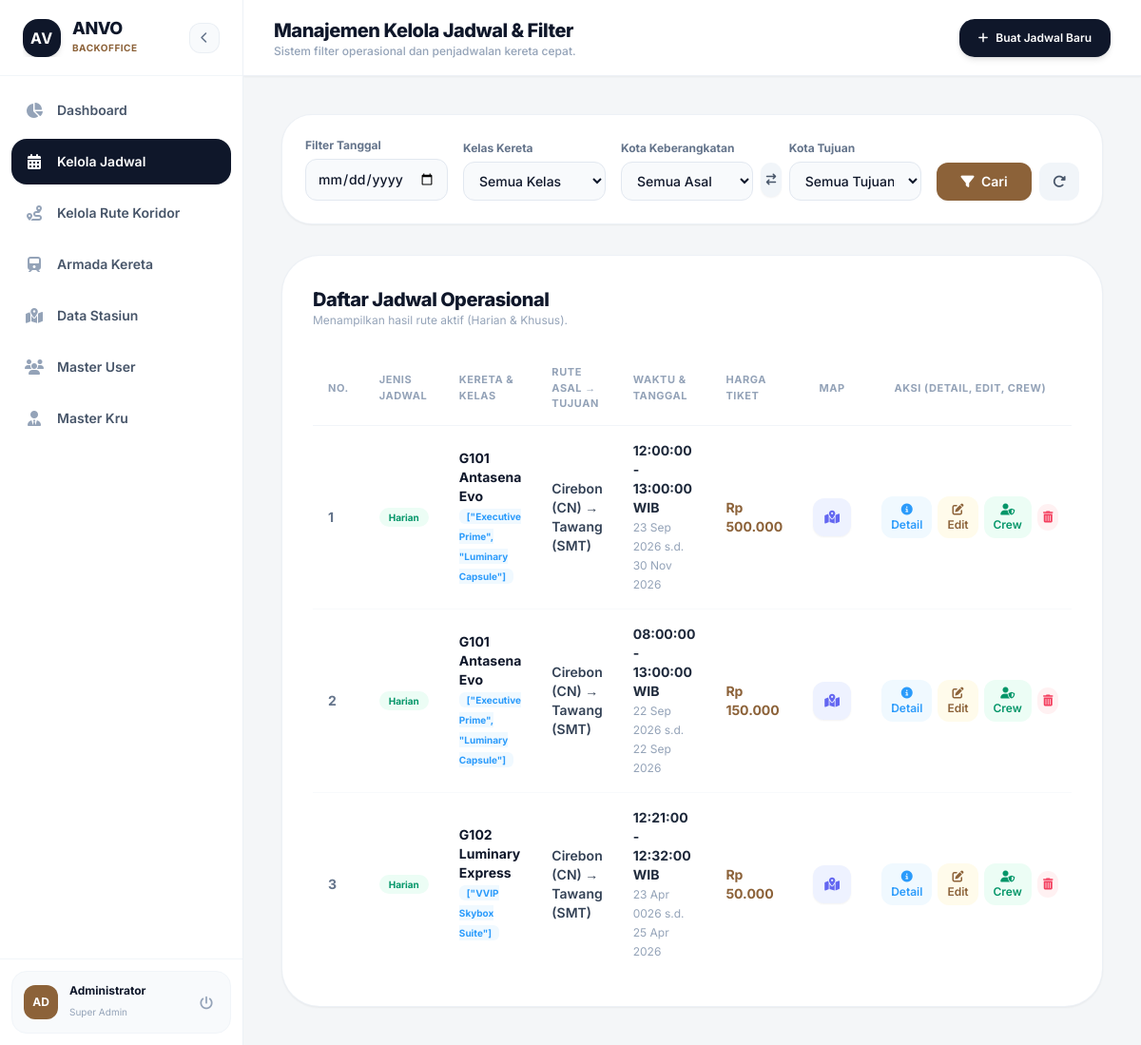
The page /public/jadwal on the database its author committed.
### tables this page shows
CREATE TABLE `jadwal` (
  `id_jadwal` int(11) NOT NULL,
  `id_kereta` int(11) NOT NULL,
  `id_koridor` int(11) DEFAULT NULL,
  `stasiun_asal` varchar(100) NOT NULL,
  `stasiun_tujuan` varchar(100) NOT NULL,
  `stasiun_transit` text DEFAULT NULL,
  `jam_berangkat` time NOT NULL,
  `jam_tiba` time NOT NULL,
  `tanggal_mulai` date NOT NULL,
  `tanggal_akhir` date DEFAULT NULL,
  `harga` decimal(10,2) NOT NULL,
  `jenis_jadwal` enum('Harian','Khusus') DEFAULT 'Harian'
);

CREATE TABLE `kereta` (
  `id_kereta` int(11) NOT NULL,
  `id_koridor` int(11) DEFAULT NULL,
  `nama_kereta` varchar(100) NOT NULL,
  `jenis_kelas` text NOT NULL,
  `layout_kursi` text NOT NULL,
  `jenis_mesin` varchar(100) DEFAULT 'Electric Multiple Unit (EMU-Gen4)',
  `kecepatan_maksimal` int(11) DEFAULT 350,
  `status_operasional` enum('Aktif','Standby','Maintenance','Rusak','Arsip/Gudang') DEFAULT 'Aktif',
  `kapasitas_kursi` int(11) DEFAULT 100
);

### app/Core/Controller.php (called while the page is built, shortened)
<?php
class Controller {
    public function view($view, $data = []) {
        extract($data);
        require_once '../views/' . $view . '.php';
    }
    public function model($model) {
        return new $model;
    }
}
?>

### app/Controllers/JadwalController.php (called while the page is built, shortened)
<?php
class JadwalController extends Controller {
    public function index() {
        $adminModel = $this->model('AdminModel');
        $routeModel = $this->model('RouteModel');
        $tanggal = $_GET['tanggal'] ?? '';
        $kelas = $_GET['kelas'] ?? '';
        $asal = $_GET['asal'] ?? '';
        $tujuan = $_GET['tujuan'] ?? '';
        $jadwal = $adminModel->getFilteredJadwal($tanggal, $kelas, $asal, $tujuan);
        $data['judul'] = 'Kelola Jadwal - ANVO Admin';
        $data['jadwal'] = $jadwal;
        $data['kereta'] = $adminModel->getKeretaAktif();
        $data['stasiun'] = $adminModel->getAllStasiun();
        $data['koridor_list'] = $routeModel->getAllKoridor();
        $data['filter'] = [
            'tanggal' => $tanggal,
            'kelas' => $kelas,
            'asal' => $asal,
            'tujuan' => $tujuan
        ];
        $this->view('admin/jadwal', $data);
    }
}

### app/Core/App.php (called while the page is built, shortened)
<?php
class App {
    protected $method = 'index';
    protected $params = [];
    public function __construct() {
        $this->controller = new $this->controller;
        call_user_func_array([$this->controller, $this->method], $this->params);
    }
}
?>

### public/index.php (called while the page is built, shortened)
<?php
require_once '../app/Config/Database.php';
require_once '../app/Core/Controller.php';
require_once '../app/Core/App.php';
$app = new App();

### app/Models/AdminModel.php (called while the page is built, shortened)
<?php
class AdminModel {
    private $db;
    public function __construct() {
        $this->db = Database::getInstance()->getConnection();
    }
    public function getFilteredJadwal($tanggal = '', $kelas = '', $asal = '', $tujuan = '') {
        $sql = "SELECT DISTINCT jadwal.*, kereta.nama_kereta, kereta.jenis_kelas
                FROM jadwal
                JOIN kereta ON jadwal.id_kereta = kereta.id_kereta
                LEFT JOIN jadwal_penugasan_kru jp ON jadwal.id_jadwal = jp.id_jadwal
                LEFT JOIN master_kru mk ON jp.id_kru = mk.id_kru
                WHERE 1=1";
        $params = [];
        $sql .= " ORDER BY jadwal.tanggal_mulai DESC, jadwal.jam_berangkat ASC";
        $stmt = $this->db->prepare($sql);
        $stmt->execute($params);
        return $stmt->fetchAll(PDO::FETCH_ASSOC);
    }
}

### app/Config/Database.php (called while the page is built, shortened)
<?php
class Database {
    private static $instance = null;
    private $pdo;
    private function __construct() {
        $config = parse_ini_file(__DIR__ . '/database.ini');
        $dsn = "mysql:host={$config['db_host']};dbname={$config['db_name']};charset=utf8mb4";
        $options = [
            PDO::ATTR_ERRMODE            => PDO::ERRMODE_EXCEPTION,
            PDO::ATTR_DEFAULT_FETCH_MODE => PDO::FETCH_ASSOC,
            PDO::ATTR_EMULATE_PREPARES   => false,
            PDO::ATTR_PERSISTENT         => true
        ];
        try {
            $this->pdo = new PDO($dsn, $config['db_user'], $config['db_pass'], $options);
        } catch (PDOException $e) {
            error_log("Koneksi Database PDO Gagal: " . $e->getMessage());
            throw new Exception("Sistem sedang mengalami gangguan. Silakan coba beberapa saat lagi.");
        }
    }
    public static function getInstance() {
        if (self::$instance === null) {
            self::$instance = new self();
        }
        return self::$instance;
    }
    public function getConnection() {
        return $this->pdo;
    }
}
?>

### views/admin/jadwal.php (the view, shortened to what this page needs)
<?php
$data['active_menu'] = 'jadwal';
require_once __DIR__ . '/../layouts/admin/header.php';
require_once __DIR__ . '/../layouts/admin/sidebar.php';
?>
    <div class="flex-1 flex flex-col min-w-0">
        <header class="h-20 bg-white border-b border-slate-200/60 px-8 flex justify-between items-center sticky top-0 z-25 shadow-sm">
            <div>
                <h1 class="text-xl font-extrabold text-[#0F172A] tracking-tight">Manajemen Kelola Jadwal & Filter</h1>
                <p class="text-xs text-slate-400 font-medium">Sistem filter operasional dan penjadwalan kereta cepat.</p>
            </div>
            <div>
                <a href="/anvo/public/jadwal/tambah_page" class="bg-[#0F172A] hover:bg-[#8C6239] text-white px-5 py-3 rounded-2xl text-xs font-semibold transition-all shadow-md flex items-center gap-2">
                    <i class="fa-solid fa-plus"></i> Buat Jadwal Baru
                </a>
            </div>
        </header>
        <main class="flex-1 p-8 lg:p-10 space-y-8 overflow-y-auto">
            <div class="bg-white p-6 rounded-[2rem] border border-slate-200/60 shadow-sm">
                <form action="/anvo/public/jadwal" method="GET" class="grid grid-cols-1 sm:grid-cols-2 lg:grid-cols-5 gap-4 items-end">
                    <div>
                        <label class="text-xs font-bold text-slate-500 block mb-1.5">Filter Tanggal</label>
                        <input type="date" name="tanggal" value="<?= $data['filter']['tanggal'] ?>" class="w-full bg-slate-50 border border-slate-200 rounded-xl px-3 py-2.5 text-sm font-medium focus:outline-none focus:border-[#8C6239]">
                    </div>
                    <div>
                        <label class="text-xs font-bold text-slate-500 block mb-1.5">Kelas Kereta</label>
                        <select name="kelas" class="w-full bg-slate-50 border border-slate-200 rounded-xl px-3 py-2.5 text-sm font-medium focus:outline-none focus:border-[#8C6239]">
                            <option value="">Semua Kelas</option>
                        </select>
                    </div>
                    <div class="lg:col-span-2 grid grid-cols-1 sm:grid-cols-11 gap-2 items-end">
                        <div class="sm:col-span-5">
                            <label class="text-xs font-bold text-slate-500 block mb-1.5">Kota Keberangkatan</label>
                            <select id="filter-asal" name="asal" class="w-full bg-slate-50 border border-slate-200 rounded-xl px-3 py-2.5 text-sm font-medium focus:outline-none focus:border-[#8C6239]">
                                <option value="">Semua Asal</option>
                            </select>
                        </div>
                        <div class="sm:col-span-1 flex justify-center pb-1">
                            <button type="button" id="btn-swap-filter" class="w-9 h-9 bg-slate-100 hover:bg-[#8C6239] hover:text-white text-slate-600 rounded-xl flex items-center justify-center transition-all shadow-sm" title="Tukar Keberangkatan & Tujuan">
                                <i class="fa-solid fa-arrow-right-arrow-left text-xs"></i>
                            </button>
                        </div>
                        <div class="sm:col-span-5">
                            <label class="text-xs font-bold text-slate-500 block mb-1.5">Kota Tujuan</label>
                            <select id="filter-tujuan" name="tujuan" class="w-full bg-slate-50 border border-slate-200 rounded-xl px-3 py-2.5 text-sm font-medium focus:outline-none focus:border-[#8C6239]">
                                <option value="">Semua Tujuan</option>
                            </select>
                        </div>
                    </div>
                    <div class="flex gap-2">
                        <button type="submit" class="flex-1 bg-[#8C6239] hover:bg-[#74502e] text-white py-2.5 rounded-xl font-semibold text-sm transition-all shadow-sm">
                            <i class="fa-solid fa-filter mr-1"></i> Cari
                        </button>
                        <a href="/anvo/public/jadwal" class="px-3.5 py-2.5 bg-slate-100 hover:bg-slate-200 text-slate-600 rounded-xl font-semibold text-sm transition-all text-center flex items-center justify-center" title="Reset Filter">
                            <i class="fa-solid fa-rotate-right"></i>
                        </a>
                    </div>
                </form>
            </div>
            <div class="bg-white p-8 rounded-[2.5rem] border border-slate-200/60 shadow-sm space-y-6">
                <div class="flex justify-between items-center">
                    <div>
                        <h2 class="text-xl font-extrabold text-[#0F172A] tracking-tight">Daftar Jadwal Operasional</h2>
                        <p class="text-xs text-slate-400">Menampilkan hasil rute aktif (Harian & Khusus).</p>
                    </div>
                </div>
                <div class="overflow-x-auto custom-scrollbar">
                    <table class="w-full text-left border-collapse">
                        <thead>
                            <tr class="border-b border-slate-100 text-[11px] uppercase text-slate-400 font-bold tracking-wider">
                                <th class="py-3.5 px-4">No.</th>
                                <th class="py-3.5 px-4">Jenis Jadwal</th>
                                <th class="py-3.5 px-4">Kereta & Kelas</th>
                                <th class="py-3.5 px-4">Rute Asal → Tujuan</th>
                                <th class="py-3.5 px-4">Waktu & Tanggal</th>
                                <th class="py-3.5 px-4">Harga Tiket</th>
                                <th class="py-3.5 px-4 text-center">Map</th>
                                <th class="py-3.5 px-4 text-center">Aksi (Detail, Edit, Crew)</th>
                            </tr>
                        </thead>
                        <tbody class="text-sm divide-y divide-slate-50">
                            <?php if(empty($data['jadwal'])): ?>
                                <tr>
                                    <td colspan="8" class="py-12 text-center text-slate-400 font-medium">Tidak ada jadwal yang sesuai dengan filter pencarian.</td>
                                </tr>
                            <?php else: ?>
                                <?php $no = 1; foreach($data['jadwal'] as $j): ?>
                                    <tr class="hover:bg-slate-50/60 transition-colors">
                                        <td class="py-4 px-4 font-bold text-slate-500"><?= $no++ ?></td>
                                        <td class="py-4 px-4">
                                            <span class="text-[10px] px-2.5 py-1 rounded-full font-bold <?= ($j['jenis_jadwal'] == 'Harian') ? 'bg-emerald-50 text-emerald-600' : 'bg-purple-50 text-purple-600' ?>">
                                                <?= $j['jenis_jadwal'] ?>
                                            </span>
                                        </td>
                                        <td class="py-4 px-4">
                                            <span class="font-bold text-[#0F172A] block"><?= $j['nama_kereta'] ?></span>
                                            <span class="text-[10px] bg-sky-50 text-[#2B9BFB] px-2 py-0.5 rounded-md font-bold"><?= $j['jenis_kelas'] ?></span>
                                        </td>
                                        <td class="py-4 px-4 font-semibold text-slate-700">
                                            <?= explode(' - ', $j['stasiun_asal'])[0] ?> &rarr; <?= explode(' - ', $j['stasiun_tujuan'])[0] ?>
                                        </td>
                                        <td class="py-4 px-4">
                                            <span class="font-bold text-slate-800 block"><?= $j['jam_berangkat'] ?> - <?= $j['jam_tiba'] ?> WIB</span>
                                            <span class="text-xs text-slate-400">
                                                <?= date('d M Y', strtotime($j['tanggal_mulai'])) ?> s.d. <?= date('d M Y', strtotime($j['tanggal_akhir'])) ?>
                                            </span>
                                        </td>
                                        <td class="py-4 px-4 font-bold text-[#8C6239]">
                                            Rp <?= number_format($j['harga'], 0, ',', '.') ?>
                                        </td>
                                        <td class="py-4 px-4 text-center">
                                            <button onclick="openModal('modal-map-<?= $j['id_jadwal'] ?>')" class="w-10 h-10 bg-indigo-50 text-indigo-500 hover:bg-indigo-500 hover:text-white rounded-xl text-sm transition-all shadow-sm flex items-center justify-center mx-auto" title="Lihat Peta Rute">
                                                <i class="fa-solid fa-map-location-dot"></i>
                                            </button>
                                        </td>
                                        <td class="py-4 px-4 text-center">
                                            <div class="flex items-center justify-center gap-1.5">
                                                <button onclick="openModal('modal-detail-<?= $j['id_jadwal'] ?>')" class="px-2.5 py-1.5 bg-sky-50 text-[#2B9BFB] hover:bg-[#2B9BFB] hover:text-white rounded-xl text-xs font-semibold transition-all" title="Detail">
                                                    <i class="fa-solid fa-circle-info"></i> Detail
                                                </button>
                                                <button onclick="openModal('modal-edit-<?= $j['id_jadwal'] ?>')" class="px-2.5 py-1.5 bg-amber-50 text-[#8C6239] hover:bg-[#8C6239] hover:text-white rounded-xl text-xs font-semibold transition-all" title="Edit">
                                                    <i class="fa-solid fa-pen-to-square"></i> Edit
                                                </button>
                                                <a href="/anvo/public/jadwal/crew/<?= $j['id_jadwal'] ?>" class="px-2.5 py-1.5 bg-emerald-50 text-emerald-600 hover:bg-emerald-600 hover:text-white rounded-xl text-xs font-semibold transition-all" title="Penugasan Crew">
                                                    <i class="fa-solid fa-user-shield"></i> Crew
                                                </a>
                                                <a href="/anvo/public/jadwal/hapus/<?= $j['id_jadwal'] ?>" onclick="return confirm('Hapus jadwal ini?')" class="p-1.5 bg-rose-50 text-rose-500 hover:bg-rose-500 hover:text-white rounded-xl text-xs transition-all" title="Hapus">
                                                    <i class="fa-solid fa-trash-can"></i>
                                                </a>
                                            </div>
                                        </td>
                                    </tr>
                                <?php endforeach; ?>
                            <?php endif; ?>
                        </tbody>
                    </table>
                </div>
            </div>
        </main>
    </div>
<?php
require_once __DIR__ . '/../layouts/admin/footer.php';
?>

### rows shown on the page
jadwal: jenis_jadwal "Harian", id_kereta.nama_kereta "G101 Antasena Evo", id_kereta.jenis_kelas "[\"Executive Prime\", \"Luminary Capsule\"]", stasiun_asal "Cirebon (CN)", stasiun_tujuan "Tawang (SMT)", jam_berangkat "12:00:00", jam_tiba "13:00:00", tanggal_mulai "23 Sep 2026", tanggal_akhir "30 Nov 2026", harga "500.000"
jadwal: jenis_jadwal "Harian", id_kereta.nama_kereta "G101 Antasena Evo", id_kereta.jenis_kelas "[\"Executive Prime\", \"Luminary Capsule\"]", stasiun_asal "Cirebon (CN)", stasiun_tujuan "Tawang (SMT)", jam_berangkat "08:00:00", jam_tiba "13:00:00", tanggal_mulai "22 Sep 2026", tanggal_akhir "22 Sep 2026", harga "150.000"
jadwal: jenis_jadwal "Harian", id_kereta.nama_kereta "G102 Luminary Express", id_kereta.jenis_kelas "[\"VVIP Skybox Suite\"]", stasiun_asal "Cirebon (CN)", stasiun_tujuan "Tawang (SMT)", jam_berangkat "12:21:00", jam_tiba "12:32:00", tanggal_mulai "23 Apr 0026", tanggal_akhir "25 Apr 2026", harga "50.000"
